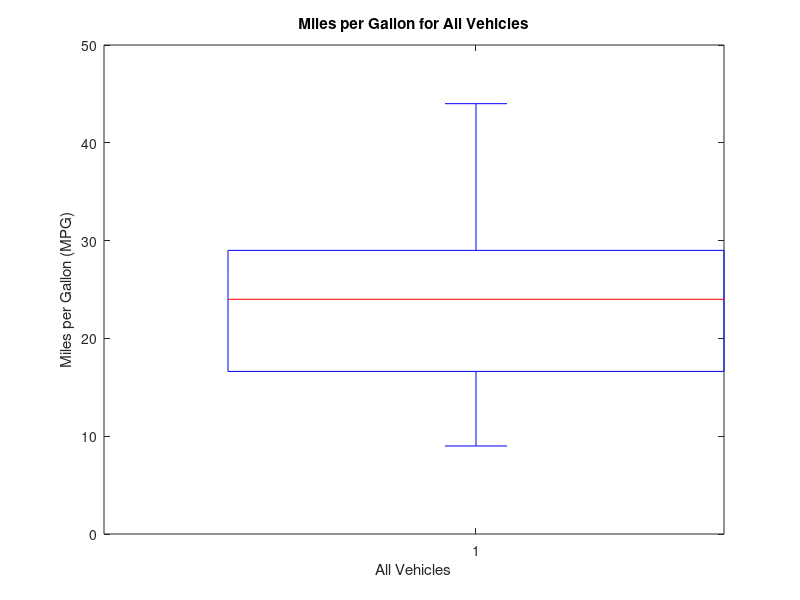

MATLAB code for this plot: (Note: this script raises an error after producing the figure.)
load carsmall
b = boxplot(MPG)
xlabel('All Vehicles')
ylabel('Miles per Gallon (MPG)')
title('Miles per Gallon for All Vehicles')

set(b(6), 'Color', 'g');